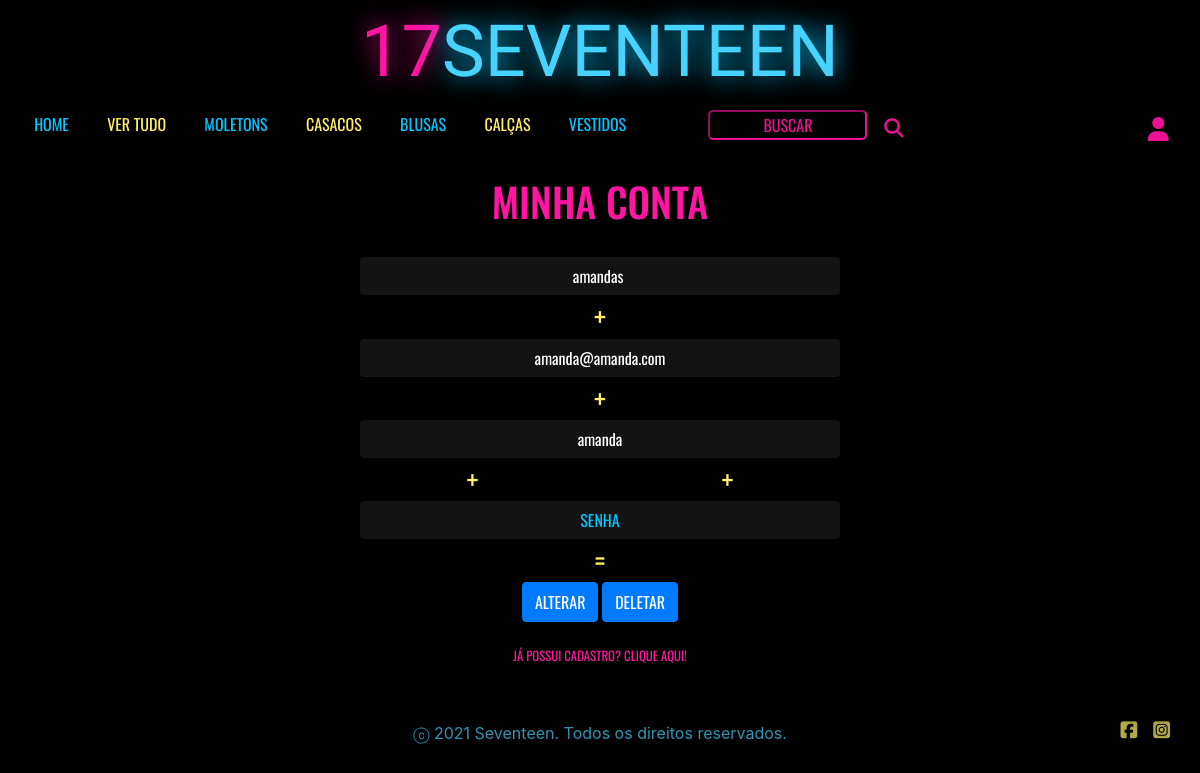
The app's page /conta.php (signed in) with its own data.
### tables this page shows
CREATE TABLE `cliente` (
  `id` int(11) NOT NULL,
  `nome` varchar(255) NOT NULL,
  `email` varchar(255) NOT NULL,
  `senha` varchar(255) NOT NULL,
  `endereco` varchar(255) NOT NULL
);

### conta.php (the view, shortened to what this page needs)
<!DOCTYPE html>
<html lang="pt-br">
<head>
    <link rel="stylesheet" href="https://stackpath.bootstrapcdn.com/bootstrap/4.1.3/css/bootstrap.min.css">
    <link rel="stylesheet" href="./style.css">
</head>
<body>
    <div class="container-fluid">
        <header>
        <?php require_once('menu.php'); ?>
        </header>
        <main class="container-fluid">
            <h1 id="titulo">MINHA CONTA</h1>
            <?php
            $id = $_SESSION["id"];
            $conexao = new mysqli("localhost", "root", "", "loja");
            $sql = "select * from cliente where id='$id'";
            $resultado = mysqli_query($conexao, $sql);
            if ($resultado->num_rows > 0) {
                while ($rows = $resultado->fetch_assoc()) {
            ?>
                    <form method="post" action="conta.php" name="formulario" id="form-cadastro">
                        <div class="form-group">
                            <input name="nome" type="name" class="form-control place" id="nome-completo" aria-describedby="nome" placeholder="NOME COMPLETO" value="<?php echo $rows['nome']; ?> ">
                        </div>
                        <div id="soma">
                            +
                        </div>
                        <div class="form-group">
                            <input name="email" type="email" class="form-control" id="email" placeholder="E-MAIL" value="<?php echo $rows['email']; ?>">
                        </div>
                        <div id="soma">
                            +
                        </div>
                        <div class="form-group">
                            <input name="endereco" type="text" class="form-control" id="endereco" placeholder="ENDEREÇO COMPLETO" value="<?php echo $rows['endereco']; ?>">
                        </div>
                        <div class="row">
                            <div class="col" id="soma">+</div>
                            <div class="col" id="soma">+</div>
                        </div>
                        <div class="form-row">
                            <div class="col">
                                <input name="senha" type="password" class="form-control" placeholder="SENHA">
                            </div>
                        </div>
                        <div id="igual">=</div>
                        <button name="botaoAlterar" type="submit" class="btn btn-primary">ALTERAR</button>
                        <button name="botaoDeletar" type="submit" class="btn btn-primary">DELETAR</button>
                    </form>
            <?php
                }
            } else {
                echo "outras opções";
            }
            ?>
            <div class="row justify-content-center mt-4">
                <a href="./login.html" class="">JÁ POSSUI CADASTRO? CLIQUE AQUI!</a>
            </div>
        </main>
        <footer class="row justify-content-center">
            <div id="lado" class="text-danger"></div>
            <div id="copy">ⓒ 2021 Seventeen. Todos os direitos reservados.</div>
            <div id="icons" class="row justify-content-end"><i class="fab fa-facebook-square pr-2"></i><i class="fab fa-instagram-square pl-2"></i></div>
        </footer>
    </div>
</body>
</html>

### style.css (style rules this page uses)
body { background-color: #000000; }
main { font-family: 'Oswald', sans-serif; }
#lado { width: 20%; }
#copy { color: #47D3FF; width: 60%; }
#icons { color: #FFF067; width: 20%; font-size: 1.2rem; }
footer { margin-top: 7vh; display: flex; flex-direction: row; width: 100%; text-align: center; opacity: 0.7; }
.btn { height: 5vh; }
form { width: 40vw; margin: 0 auto; }
main { text-align: center; margin-top: 3.7vh; }
main form div input { text-align: center; border: none !important; }
main form div input { background-color: #131313 !important; color: #FFFF !important; }
main form div input::placeholder { color: #05c5ff !important; }
main a { font-size: 0.8rem; color: #FF15A2; text-align: center; }
#soma { font-size: 1.8rem; margin-top: -2vh; color: #FFF067; }
#igual { font-size: 1.8rem; color: #FFF067; }
#titulo { color: #FF15A2; margin-bottom: 4vh; }

### records on screen
cliente: nome "amandas", email "amanda@amanda.com", endereco "amanda"
